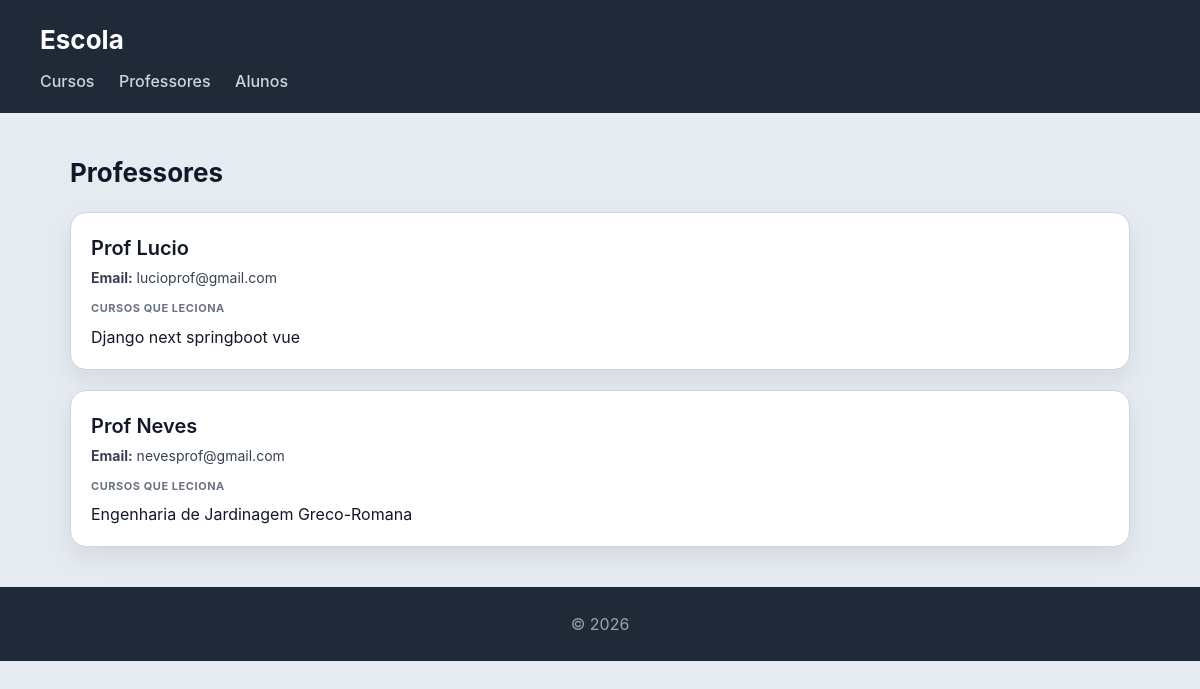
/escola/professores/, run on the app's committed database.
### escola/models.py (models this page shows, shortened)
class Professor(models.Model):
    nome = models.CharField(max_length=100)
    email = models.EmailField()

class Curso(models.Model):
    nome = models.CharField(max_length=100)
    imagem = models.ImageField(upload_to='cursos/')
    professor = models.ForeignKey(Professor, on_delete=models.CASCADE, related_name='cursos')
    alunos = models.ManyToManyField(Aluno, related_name='cursos')

### escola/views.py (the view)
# urls.py: path('professores/', views.professores_view, name='professores'),
def professores_view(request):
    professores = Professor.objects.prefetch_related('cursos').all()
    return render(request, 'escola/professores.html', {'professores': professores})

### escola/templates/escola/professores.html
{% extends "escola/base.html" %}
{% block content %}
<h2>Professores</h2>
<section>
    {% for professor in professores %}
    <article>
        <header>
            <h3>{{ professor.nome }}</h3>
            <p><strong>Email:</strong> {{ professor.email }}</p>
        </header>
        <section>
            <h4>Cursos que Leciona</h4>
            <div class="badge-container">
                {% for curso in professor.cursos.all %}
                    <span class="badge">{{ curso.nome }}</span>
                {% empty %}
                    <p>Este professor não leciona cursos atualmente.</p>
                {% endfor %}
            </div>
        </section>
    </article>
    {% endfor %}
</section>
{% endblock %}

### escola/static/escola/styles.css (style rules this page uses)
* { box-sizing: border-box; margin: 0; padding: 0; }
body { font-family: "Inter", "Segoe UI", system-ui, -apple-system, sans-serif; background: #e6ebf2; color: #111827; line-height: 1.5; }
h2 { margin-bottom: 20px; font-size: 26px; }
section > article { background: white; padding: 20px; border-radius: 16px; border: 1px solid #d1d5db; box-shadow: 0 10px 25px rgba(0,0,0,0.08); transition: all 0.25s ease; margin-bottom: 20px; }
article > header { margin-bottom: 12px; }
article > header > h3 { font-size: 20px; font-weight: 600; margin-bottom: 4px; }
article > header > p { font-size: 14px; color: #374151; }
article > section { margin-top: 10px; }
article > section > h4 { font-size: 11px; text-transform: uppercase; color: #6b7280; margin-bottom: 8px; letter-spacing: 0.05em; }

### data on the page
Professor: nome "Prof Lucio", email "lucioprof@gmail.com"
Curso: nome "Django"
Curso: nome "next"
Curso: nome "springboot"
Curso: nome "vue"
Professor: nome "Prof Neves", email "nevesprof@gmail.com"
Curso: nome "Engenharia de Jardinagem Greco-Romana"
